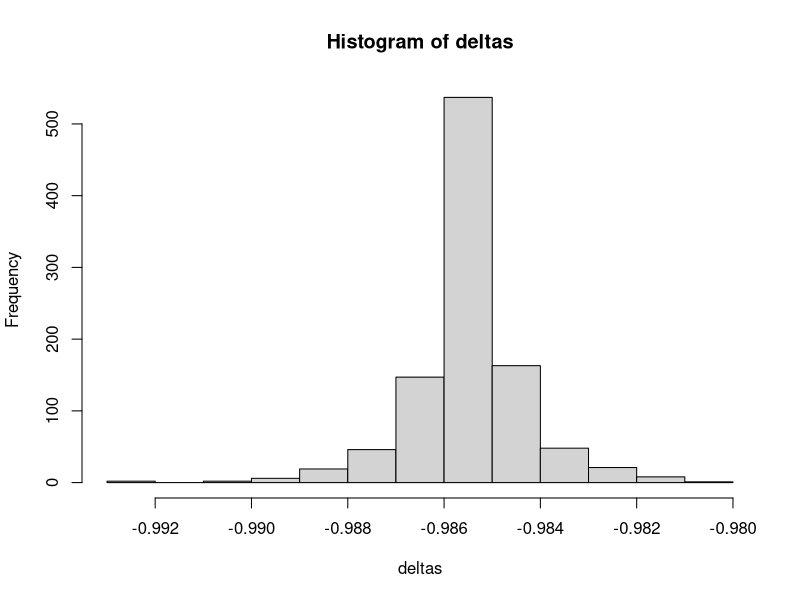
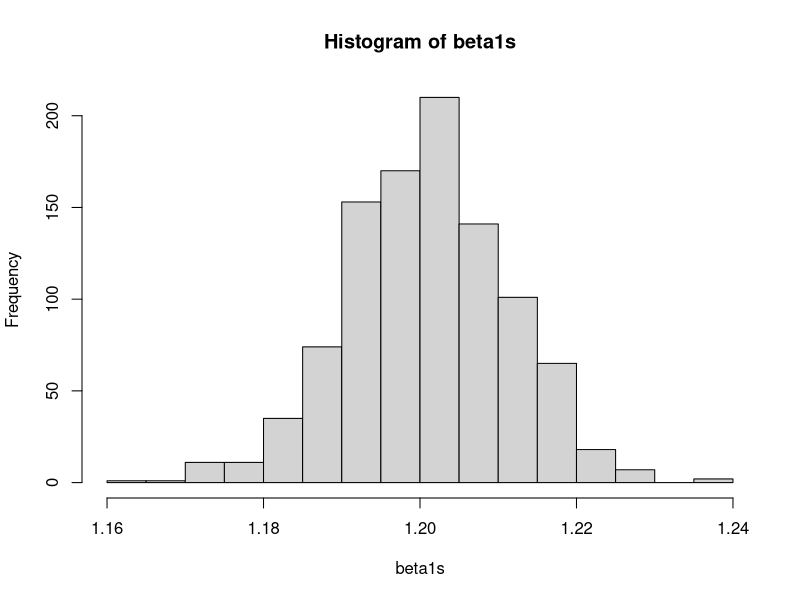
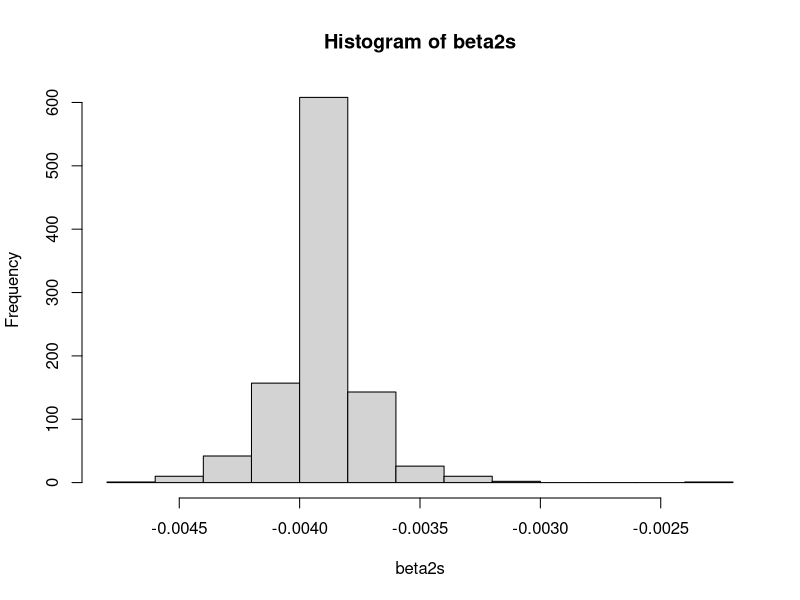

The R source for these figures, in order:
library(ggplot2)
set.seed(42)

#constants
alpha <- 3
delta <- -2
lambda <- .5
epsilon <- c(runif(10000, -1, 1))
eta <- c(rexp(10000))

X1 <- c(rnorm(10000))
X2 <- c(alpha + .2 * X1 + epsilon)
Y <- c(delta + 1.2 * X1 + eta)
  
df <- data.frame(alpha, delta, epsilon, eta, lambda, X1, X2, Y)
head(df)

model <- lm(Y~X1 + X2, data=df)
#the values and standard error of delta, B1, and B2, are found in the summary 
#under (Intercept), X1, and X2
summary(model)

deltas <- vector("numeric", 1000)
beta1s <- vector("numeric", 1000)
beta2s <- vector("numeric", 1000)

for(i in 1:1000) {
  nX1 <- c(rnorm(100))
  nX2 <- c(alpha + .2 * nX1 + epsilon)
  nY <- c(delta + 1.2 * nX1 + eta)
  ndf <- data.frame(alpha, delta, epsilon, eta, lambda, nX1, nX2, nY)
  nmodel <- lm(nY~nX1 + nX2, data = ndf)
  matrix_coef <- summary(nmodel)$coefficients
  my_estimates <- matrix_coef[ , 1]
  deltas[i] = my_estimates[1]
  beta1s[i] = my_estimates[2]
  beta2s[i] = my_estimates[3]
}

hist(deltas)
hist(beta1s)
hist(beta2s)



